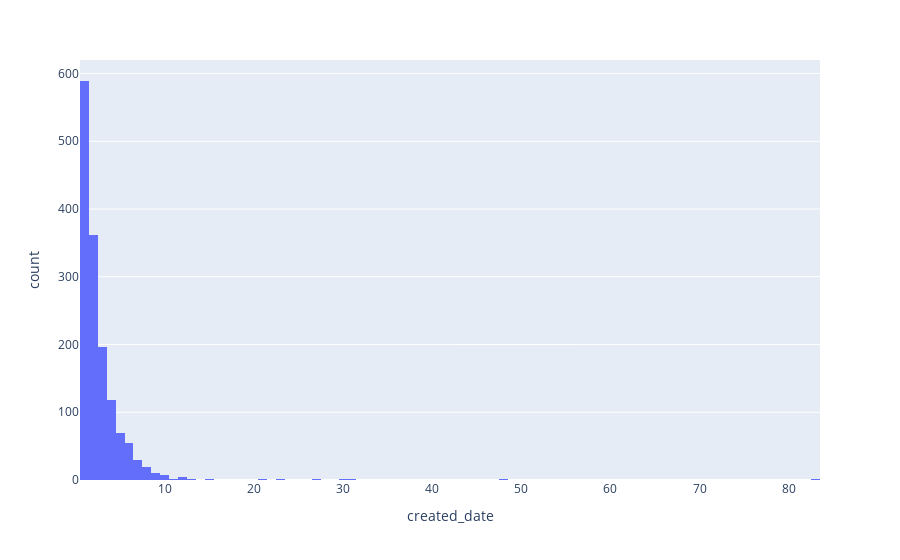

The cell this chart's notebook holds for it:
### Code cell
import plotly.express as px
fig = px.histogram(next_order.groupby("user_id").agg({"created_date": "count"}).reset_index(), x="created_date")
fig.show()

### Figure 1 — Plotly figure (JSON) as saved in the notebook; plotly's stock layout.template omitted (floating-point values rounded to 4 significant figures; data arrays with more than 128 entries replaced by an {"elided": "..."} marker saying what was removed)
{"data": [{"alignmentgroup": "True", "bingroup": "x", "hovertemplate": "created_date=%{x}<br>count=%{y}<extra></extra>", "legendgroup": "", "marker": {"color": "#636efa"}, "name": "", "offsetgroup": "", "orientation": "v", "showlegend": false, "type": "histogram", "x": {"elided": "1474 int values"}, "xaxis": "x", "yaxis": "y"}], "layout": {"barmode": "relative", "legend": {"tracegroupgap": 0}, "margin": {"t": 60}, "xaxis": {"anchor": "y", "domain": [0, 1], "title": {"text": "created_date"}}, "yaxis": {"anchor": "x", "domain": [0, 1], "title": {"text": "count"}}}}
